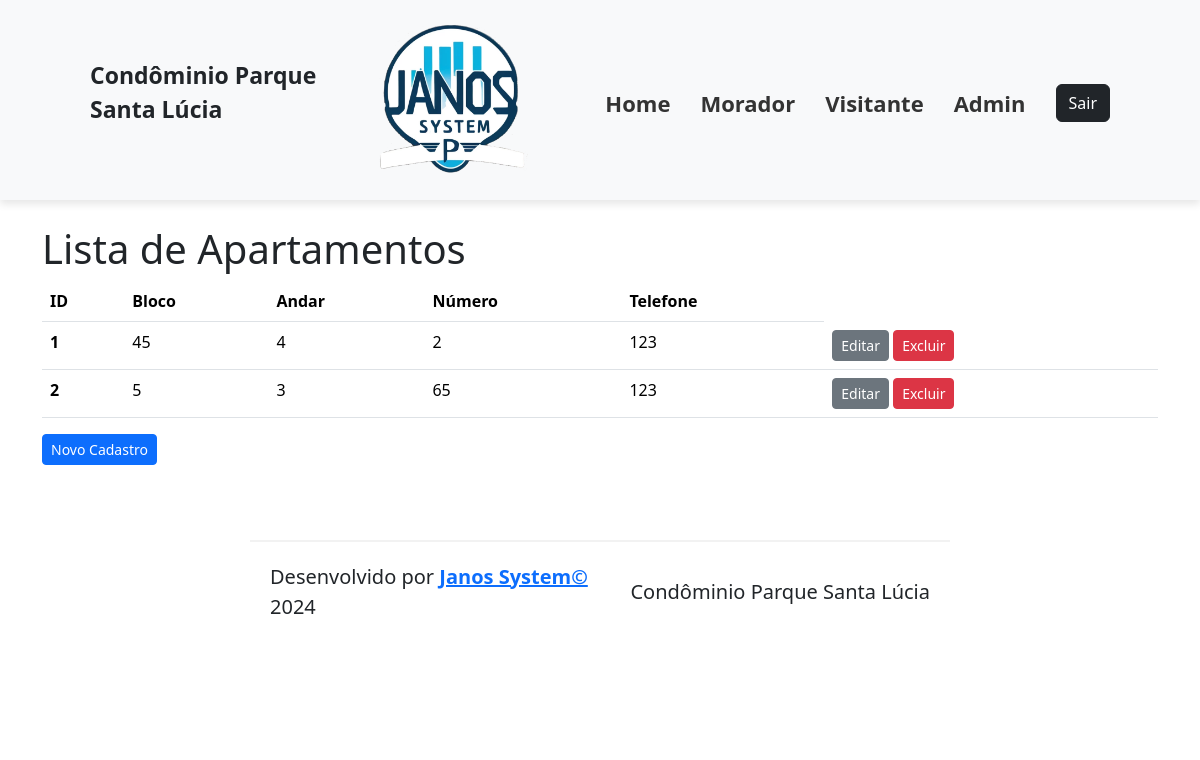
Page /apartamentos-lista/ on the committed database.
### cadastros/models.py (models this page shows, shortened)
class Apartamento(models.Model):
    bloco = models.CharField(verbose_name="Bloco", max_length=5, null=False, blank=False)
    andar = models.CharField(verbose_name="Andar", max_length=5, null=False, blank=False)
    numero_apto = models.IntegerField(verbose_name="Numero do Apartamento", null=False, blank=False)
    telefone_apto = models.CharField(verbose_name="Telefone", max_length=8, null=False, blank=False)

### cadastros/views.py (the view)
# urls.py: path("apartamentos-lista/", ApartamentoListView.as_view(),name="apartamentos_lista"),
class ApartamentoListView(ListView):
    model = Apartamento  # Procura um template que tem o mesmo nome da model 'Apartamento' acrescido de '_list'

### cadastros/Templates/cadastros/apartamento_list.html (shortened to what this page needs)
{% extends 'base.html' %}
{% load static %}
{% block content %}
    <h1> Lista de Apartamentos </h1>
    {% if apartamento_list %}
        <table class="table">
          <thead>
            <tr>
              <th scope="col">ID</th>
              <th scope="col">Bloco</th>
              <th scope="col">Andar</th>
              <th scope="col">Número</th>
              <th scope="col">Telefone</th>
            </tr>
          </thead>
          <tbody>
            {% for apartamento in apartamento_list %}
                <tr>
                    <th scope="row">{{ apartamento.pk }}</th>
                    <td>{{apartamento.bloco}}</td>
                    <td>{{apartamento.andar}}</td>
                    <td>{{apartamento.numero_apto}}</td>
                    <td>{{apartamento.telefone_apto}}</td>
                    <td>
                        <a href="{% url 'apartamentos_edicao' pk=apartamento.pk %}"
                           class="btn btn-secondary btn-sm {% if apartamento.dt_demissao %} disabled {% endif %}">Editar</a>
                        <a href="{% url 'apartamentos_exclusao' pk=apartamento.pk %}" class="btn btn-danger btn-sm">Excluir</a>
                    </td>
                </tr>
            {% endfor %}
          </tbody>
        </table>
    {% else %}
        <p>Não há apartamentos cadastrados</p>
    {% endif %}
    <a href="{% url 'apartamentos_cadastro' %} " class="btn btn-primary btn-sm">Novo Cadastro</a>
{% endblock content %}

### rows in the picture
Apartamento: pk "1", bloco "45", andar "4", numero_apto "2", telefone_apto "123"
Apartamento: pk "2", bloco "5", andar "3", numero_apto "65", telefone_apto "123"
